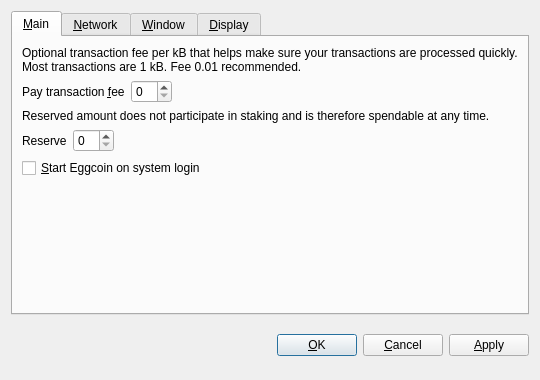
<?xml version="1.0" encoding="UTF-8"?>
<ui version="4.0">
 <class>OptionsDialog</class>
 <widget class="QDialog" name="OptionsDialog">
  <property name="geometry">
   <rect>
    <x>0</x>
    <y>0</y>
    <width>540</width>
    <height>380</height>
   </rect>
  </property>
  <property name="windowTitle">
   <string>Options</string>
  </property>
  <property name="modal">
   <bool>true</bool>
  </property>
  <layout class="QVBoxLayout" name="verticalLayout">
   <item>
    <widget class="QTabWidget" name="tabWidget">
     <property name="tabPosition">
      <enum>QTabWidget::North</enum>
     </property>
     <property name="currentIndex">
      <number>0</number>
     </property>
     <widget class="QWidget" name="tabMain">
      <attribute name="title">
       <string>&amp;Main</string>
      </attribute>
      <layout class="QVBoxLayout" name="verticalLayout_Main">
       <item>
        <widget class="QLabel" name="transactionFeeInfoLabel">
         <property name="text">
          <string>Optional transaction fee per kB that helps make sure your transactions are processed quickly. Most transactions are 1 kB. Fee 0.01 recommended.</string>
         </property>
         <property name="textFormat">
          <enum>Qt::PlainText</enum>
         </property>
         <property name="wordWrap">
          <bool>true</bool>
         </property>
        </widget>
       </item>
       <item>
        <layout class="QHBoxLayout" name="horizontalLayoutFee">
         <item>
          <widget class="QLabel" name="transactionFeeLabel">
           <property name="text">
            <string>Pay transaction &amp;fee</string>
           </property>
           <property name="textFormat">
            <enum>Qt::PlainText</enum>
           </property>
           <property name="buddy">
            <cstring>transactionFee</cstring>
           </property>
          </widget>
         </item>
         <item>
          <widget class="BitcoinAmountField" name="transactionFee"/>
         </item>
         <item>
          <spacer name="horizontalSpacerFee">
           <property name="orientation">
            <enum>Qt::Horizontal</enum>
           </property>
           <property name="sizeHint" stdset="0">
            <size>
             <width>40</width>
             <height>20</height>
            </size>
           </property>
          </spacer>
         </item>
        </layout>
       </item>
       <item>
        <widget class="QLabel" name="reserveBalanceInfoLabel">
         <property name="text">
          <string>Reserved amount does not participate in staking and is therefore spendable at any time.</string>
         </property>
         <property name="textFormat">
          <enum>Qt::PlainText</enum>
         </property>
         <property name="wordWrap">
          <bool>true</bool>
         </property>
        </widget>
       </item>
       <item>
        <layout class="QHBoxLayout" name="horizontalLayoutReserveBalance">
         <item>
          <widget class="QLabel" name="reserveBalanceLabel">
           <property name="text">
            <string>Reserve</string>
           </property>
           <property name="textFormat">
            <enum>Qt::PlainText</enum>
           </property>
           <property name="buddy">
            <cstring>reserveBalance</cstring>
           </property>
          </widget>
         </item>
         <item>
          <widget class="BitcoinAmountField" name="reserveBalance"/>
         </item>
         <item>
          <spacer name="horizontalSpacerReserveBalance">
           <property name="orientation">
            <enum>Qt::Horizontal</enum>
           </property>
           <property name="sizeHint" stdset="0">
            <size>
             <width>40</width>
             <height>20</height>
            </size>
           </property>
          </spacer>
         </item>
        </layout>
       </item>
       <item>
        <widget class="QCheckBox" name="bitcoinAtStartup">
         <property name="toolTip">
          <string>Automatically start Eggcoin after logging in to the system.</string>
         </property>
         <property name="text">
          <string>&amp;Start Eggcoin on system login</string>
         </property>
        </widget>
       </item>
       <item>
        <spacer name="verticalSpacer_Main">
         <property name="orientation">
          <enum>Qt::Vertical</enum>
         </property>
         <property name="sizeHint" stdset="0">
          <size>
           <width>20</width>
           <height>40</height>
          </size>
         </property>
        </spacer>
       </item>
      </layout>
     </widget>
     <widget class="QWidget" name="tabNetwork">
      <attribute name="title">
       <string>&amp;Network</string>
      </attribute>
      <layout class="QVBoxLayout" name="verticalLayout_Network">
       <item>
        <widget class="QCheckBox" name="mapPortUpnp">
         <property name="toolTip">
          <string>Automatically open the Eggcoin client port on the router. This only works when your router supports UPnP and it is enabled.</string>
         </property>
         <property name="text">
          <string>Map port using &amp;UPnP</string>
         </property>
        </widget>
       </item>
       <item>
        <widget class="QCheckBox" name="connectSocks">
         <property name="toolTip">
          <string>Connect to the Eggcoin network through a SOCKS5 proxy (e.g. when connecting through Tor).</string>
         </property>
         <property name="text">
          <string>&amp;Connect through SOCKS5 proxy:</string>
         </property>
        </widget>
       </item>
       <item>
        <layout class="QHBoxLayout" name="horizontalLayout_Network">
         <item>
          <widget class="QLabel" name="proxyIpLabel">
           <property name="text">
            <string>Proxy &amp;IP:</string>
           </property>
           <property name="textFormat">
            <enum>Qt::PlainText</enum>
           </property>
           <property name="buddy">
            <cstring>proxyIp</cstring>
           </property>
          </widget>
         </item>
         <item>
          <widget class="QValidatedLineEdit" name="proxyIp">
           <property name="maximumSize">
            <size>
             <width>140</width>
             <height>16777215</height>
            </size>
           </property>
           <property name="toolTip">
            <string>IP address of the proxy (e.g. 127.0.0.1)</string>
           </property>
          </widget>
         </item>
         <item>
          <widget class="QLabel" name="proxyPortLabel">
           <property name="text">
            <string>&amp;Port:</string>
           </property>
           <property name="textFormat">
            <enum>Qt::PlainText</enum>
           </property>
           <property name="buddy">
            <cstring>proxyPort</cstring>
           </property>
          </widget>
         </item>
         <item>
          <widget class="QLineEdit" name="proxyPort">
           <property name="maximumSize">
            <size>
             <width>55</width>
             <height>16777215</height>
            </size>
           </property>
           <property name="toolTip">
            <string>Port of the proxy (e.g. 9050)</string>
           </property>
          </widget>
         </item>
         <item>
          <spacer name="horizontalSpacer_Network">
           <property name="orientation">
            <enum>Qt::Horizontal</enum>
           </property>
           <property name="sizeHint" stdset="0">
            <size>
             <width>40</width>
             <height>20</height>
            </size>
           </property>
          </spacer>
         </item>
        </layout>
       </item>
       <item>
        <spacer name="verticalSpacer_Network">
         <property name="orientation">
          <enum>Qt::Vertical</enum>
         </property>
         <property name="sizeHint" stdset="0">
          <size>
           <width>20</width>
           <height>40</height>
          </size>
         </property>
        </spacer>
       </item>
      </layout>
     </widget>
     <widget class="QWidget" name="tabWindow">
      <attribute name="title">
       <string>&amp;Window</string>
      </attribute>
      <layout class="QVBoxLayout" name="verticalLayout_Window">
       <item>
        <widget class="QCheckBox" name="minimizeToTray">
         <property name="toolTip">
          <string>Show only a tray icon after minimizing the window.</string>
         </property>
         <property name="text">
          <string>&amp;Minimize to the tray instead of the taskbar</string>
         </property>
        </widget>
       </item>
       <item>
        <widget class="QCheckBox" name="minimizeOnClose">
         <property name="toolTip">
          <string>Minimize instead of exit the application when the window is closed. When this option is enabled, the application will be closed only after selecting Quit in the menu.</string>
         </property>
         <property name="text">
          <string>M&amp;inimize on close</string>
         </property>
        </widget>
       </item>
       <item>
        <spacer name="verticalSpacer_Window">
         <property name="orientation">
          <enum>Qt::Vertical</enum>
         </property>
         <property name="sizeHint" stdset="0">
          <size>
           <width>20</width>
           <height>40</height>
          </size>
         </property>
        </spacer>
       </item>
      </layout>
     </widget>
     <widget class="QWidget" name="tabDisplay">
      <attribute name="title">
       <string>&amp;Display</string>
      </attribute>
      <layout class="QVBoxLayout" name="verticalLayout_Display">
       <item>
        <layout class="QHBoxLayout" name="horizontalLayout_1_Display">
         <item>
          <widget class="QLabel" name="langLabel">
           <property name="text">
            <string>User Interface &amp;language:</string>
           </property>
           <property name="textFormat">
            <enum>Qt::PlainText</enum>
           </property>
           <property name="buddy">
            <cstring>lang</cstring>
           </property>
          </widget>
         </item>
         <item>
          <widget class="QValueComboBox" name="lang">
           <property name="toolTip">
            <string>The user interface language can be set here. This setting will take effect after restarting Eggcoin.</string>
           </property>
          </widget>
         </item>
        </layout>
       </item>
       <item>
        <layout class="QHBoxLayout" name="horizontalLayout_2_Display">
         <item>
          <widget class="QLabel" name="unitLabel">
           <property name="text">
            <string>&amp;Unit to show amounts in:</string>
           </property>
           <property name="textFormat">
            <enum>Qt::PlainText</enum>
           </property>
           <property name="buddy">
            <cstring>unit</cstring>
           </property>
          </widget>
         </item>
         <item>
          <widget class="QValueComboBox" name="unit">
           <property name="toolTip">
            <string>Choose the default subdivision unit to show in the interface and when sending coins.</string>
           </property>
          </widget>
         </item>
        </layout>
       </item>
       <item>
        <widget class="QCheckBox" name="coinControlFeatures">
         <property name="toolTip">
          <string>Whether to show coin control features or not.</string>
         </property>
         <property name="text">
          <string>Display coin &amp;control features (experts only!)</string>
         </property>
        </widget>
       </item>
       <item>
        <widget class="QCheckBox" name="minimizeCoinAge">
         <property name="toolTip">
          <string>Whether to select the coin outputs randomly or with minimal coin age.</string>
         </property>
         <property name="text">
          <string>Minimize weight consumption (experimental)</string>
         </property>
        </widget>
       </item>
       <item>
        <widget class="QCheckBox" name="useBlackTheme">
         <property name="text">
          <string>Use black visual theme (requires restart)</string>
         </property>
        </widget>
       </item>
       <item>
        <spacer name="verticalSpacer_Display">
         <property name="orientation">
          <enum>Qt::Vertical</enum>
         </property>
         <property name="sizeHint" stdset="0">
          <size>
           <width>20</width>
           <height>40</height>
          </size>
         </property>
        </spacer>
       </item>
      </layout>
     </widget>
    </widget>
   </item>
   <item>
    <layout class="QHBoxLayout" name="horizontalLayout_Buttons">
     <item>
      <spacer name="horizontalSpacer_1">
       <property name="orientation">
        <enum>Qt::Horizontal</enum>
       </property>
       <property name="sizeHint" stdset="0">
        <size>
         <width>40</width>
         <height>48</height>
        </size>
       </property>
      </spacer>
     </item>
     <item>
      <widget class="QLabel" name="statusLabel">
       <property name="font">
        <font>
         <weight>75</weight>
         <bold>true</bold>
        </font>
       </property>
       <property name="text">
        <string/>
       </property>
       <property name="textFormat">
        <enum>Qt::PlainText</enum>
       </property>
       <property name="wordWrap">
        <bool>true</bool>
       </property>
      </widget>
     </item>
     <item>
      <spacer name="horizontalSpacer_2">
       <property name="orientation">
        <enum>Qt::Horizontal</enum>
       </property>
       <property name="sizeHint" stdset="0">
        <size>
         <width>40</width>
         <height>48</height>
        </size>
       </property>
      </spacer>
     </item>
     <item>
      <widget class="QPushButton" name="okButton">
       <property name="text">
        <string>&amp;OK</string>
       </property>
      </widget>
     </item>
     <item>
      <widget class="QPushButton" name="cancelButton">
       <property name="text">
        <string>&amp;Cancel</string>
       </property>
       <property name="autoDefault">
        <bool>false</bool>
       </property>
      </widget>
     </item>
     <item>
      <widget class="QPushButton" name="applyButton">
       <property name="text">
        <string>&amp;Apply</string>
       </property>
       <property name="autoDefault">
        <bool>false</bool>
       </property>
      </widget>
     </item>
    </layout>
   </item>
  </layout>
 </widget>
 <customwidgets>
  <customwidget>
   <class>BitcoinAmountField</class>
   <extends>QSpinBox</extends>
   <header>bitcoinamountfield.h</header>
  </customwidget>
  <customwidget>
   <class>QValueComboBox</class>
   <extends>QComboBox</extends>
   <header>qvaluecombobox.h</header>
  </customwidget>
  <customwidget>
   <class>QValidatedLineEdit</class>
   <extends>QLineEdit</extends>
   <header>qvalidatedlineedit.h</header>
  </customwidget>
 </customwidgets>
 <resources/>
 <connections/>
</ui>
